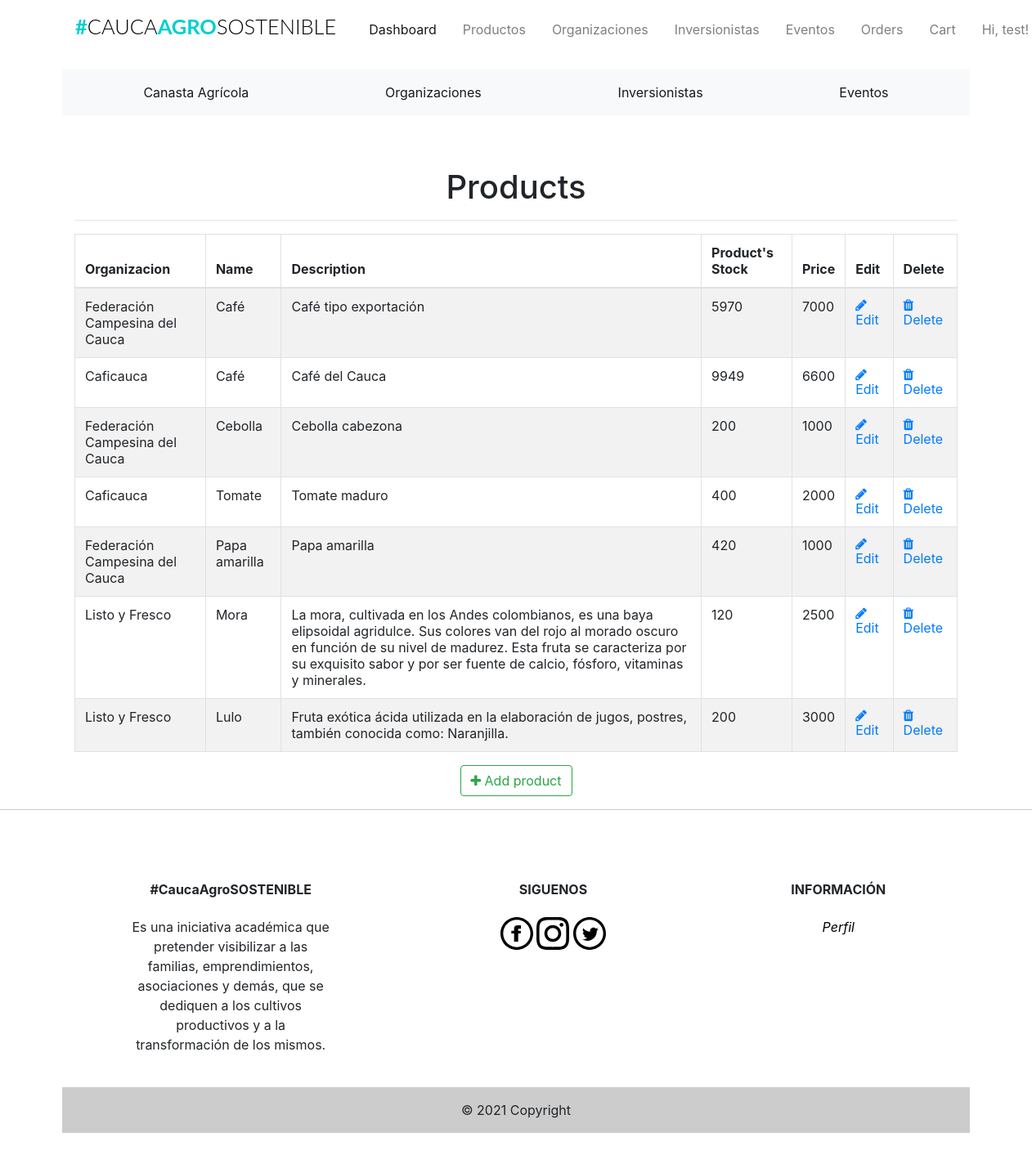
/admin/products (signed in), run on the app's committed database.
### app/models.py (models this page shows, shortened)
class Users(UserMixin, db.Model):
    __tablename__ = "users"
    id = db.Column(db.Integer, primary_key=True)
    firstname = db.Column(db.String(24), index=True)
    lastname = db.Column(db.String(24), index=True)
    email = db.Column(db.String(50), index=True, unique=True)
    password_hash = db.Column(db.String)
    phonenumber = db.Column(db.String(18), index=True, unique=True)
    is_admin = db.Column(db.Boolean, default=False)
    order = db.relationship('Orders', backref='user')
    kart = db.relationship('Kart', uselist=False, backref='user')
    shipping_info = db.relationship('Shipping', backref='user', lazy='dynamic')

class Products(db.Model):
    __tablename__ = 'products'
    id = db.Column(db.Integer, primary_key=True)
    product_name = db.Column(db.String(100), index=True)
    product_price = db.Column(db.Integer, index=True)
    product_image = db.Column(db.String(120))
    product_description = db.Column(db.String(200))
    product_stock = db.Column(db.Integer)
    promotion_value = db.Column(db.Integer, index=True)
    organizacion_id = db.Column(db.Integer, db.ForeignKey('organizaciones.id'))

class Organizaciones(db.Model):
    __tablename__ = 'organizaciones'
    id = db.Column(db.Integer, primary_key=True)
    organizacion_name = db.Column(db.String(20), index=True)
    organizacion_image = db.Column(db.String(120))
    organizacion_location = db.Column(db.String(120))
    organizacion_phone = db.Column(db.String(15))
    product = db.relationship('Products', backref='organizacion')

### app/admin/routes.py (the view)
@admin.route('/products', methods=['GET'])
@login_required
def list_products():
    check_admin()
    '''
	list all products
	'''
    products = Products.query.all()
    return render_template('admin/products/products.html', title='Products', products=products)

### app/admin/routes.py (called while the page is built)
def check_admin():
    if not current_user.is_admin:
        abort(403)

### app/models.py (called while the page is built)
@login_manager.user_loader
def load_user(id):
    return Users.query.get(int(id))

### app/templates/admin/products/products.html (shortened to what this page needs)
{% extends "base.html" %}
{% block head %}
<head>
    <link href="//maxcdn.bootstrapcdn.com/font-awesome/4.1.0/css/font-awesome.min.css" rel="stylesheet">
</head>
{% endblock head %}
{% block body %}
<div class="container">
  <div class="outer">
    <div class="middle">
      <div class="inner">
        <br/>
        <br/>
        <h1 style="text-align:center;">Products</h1>
        {% if products %}
          <hr class="intro-divider">
            <table class="table table-striped table-bordered">
              <thead>
                <tr>
                  <th> Organizacion</th>
                  <th> Name</th>
                  <th> Description </th>
                  <th> Product's Stock </th>
                  <th> Price </th>
                  <th> Edit </th>
                  <th> Delete </th>
                </tr>
              </thead>
              <tbody>
              {% for product in products %}
                <tr>
                  <td>{{ product.organizacion.organizacion_name}} </td>
                  <td> {{ product.product_name }} </td>
                  <td> {{ product.product_description }} </td>
                  <td> {{ product.product_stock }} </td>
                  <td> {{ product.product_price }} </td>
                  <td>
                    <a href="{{ url_for('admin.edit_product', id=product.id) }}">
                      <i class="fa fa-pencil"></i> Edit
                    </a>
                  </td>
                  <td>
                    <a href="{{ url_for('admin.delete_product', id=product.id) }}">
                      <i class="fa fa-trash" aria-hidden="true"></i> Delete
                    </a>
                  </td>
                </tr>
              {% endfor %}
              </tbody>
            </table>
          </div>
          <div style="text-align: center">
        {% else %}
          <div style="text-align: center">
            <h3> No Products have been added. </h3>
            <hr class="intro-divider">
        {% endif %}
          <a href="{{ url_for('admin.add_product') }}" class="btn btn-outline-success">
            <i class="fa fa-plus"></i>
            Add product
          </a>
        </div>
      </div>
    </div>
  </div>
{% endblock %}

### app/templates/navbar.html (shortened to what this page needs)
{% block navbar %}
<div class="container mt-1 mb-3">
  <nav class="navbar navbar-expand-lg navbar-light">
    <h1 class="brand_name">
      <a class="navbar-brand" href="{{ url_for('home.homepage') }}">#<span>CAUCA</span>AGRO<span>SOSTENIBLE</span></a>
    </h1>
    <div class="collapse navbar-collapse" id="navbarNav">
      <ul class="navbar-nav ml-auto mr-auto mt-2 mt-lg-0">
        {% if current_user.is_authenticated %}
        {% if current_user.is_admin %}
        <li class="nav-item ml-3">
          <a class="nav-link active" href="{{ url_for('home.admin_dashboard') }}">Dashboard</a>
        </li>
        <li class="nav-item ml-3">
          <a class="nav-link" href="{{ url_for('admin.list_products') }}">Productos</a>
        </li>
        <li class="nav-item ml-3">
          <a class="nav-link" href="{{ url_for('admin.list_organizaciones') }}">Organizaciones</a>
        </li>
        <li class="nav-item ml-3">
          <a class="nav-link" href="{{ url_for('admin.list_inversionistas') }}">Inversionistas</a>
        </li>
        <li class="nav-item ml-3">
          <a class="nav-link" href="{{ url_for('admin.list_eventos') }}">Eventos</a>
        </li>
        <li class="nav-item ml-3">
          <a class="nav-link" href="{{ url_for('admin.list_orders') }}">Orders</a>
        </li>
        <li class="nav-item ml-3">
          <a class="nav-link" href="{{ url_for('users.cart') }}">Cart</a>
        </li>
        {% else %}
        <li class="nav-item ml-3">
          <a class="nav-link" href="{{ url_for('users.cart') }}">Cart<span class="badge badge-light">{{ count
              }}</span></a>
        </li>
        {% endif %}
        <li class="nav-item dropdown ml-3">
          <a class="nav-link dropdown-toggle" data-toggle="dropdown" href="#" role="button" aria-haspopup="true"
            aria-expanded="false">
            Hi, {{ current_user.firstname }}!
          </a>
        </li>
        {% endif %}
      </ul>
    </div>
  </nav>
</div>
{% endblock %}

### app/static/css/st.css (style rules this page uses)
.brand_name .navbar-brand { font-size:1.59rem; text-transform: uppercase; font-family: 'Lato', sans-serif; font-weight: 700; color: #333; }
.brand_name >.navbar-brand { color:#01CFCF; text-decoration: none; }
.brand_name >.navbar-brand span { color: #000; font-weight: 300; }
.navbar-nav { width: 100%; align-items: flex-start; }

### data on the page
Users: firstname "test"
Products: organizacion.organizacion_name "Federación Campesina del Cauca", product_name "Café", product_description "Café tipo exportación", product_stock "5970", product_price "7000"
Products: organizacion.organizacion_name "Caficauca", product_name "Café", product_description "Café del Cauca", product_stock "9949", product_price "6600"
Products: organizacion.organizacion_name "Federación Campesina del Cauca", product_name "Cebolla", product_description "Cebolla cabezona", product_stock "200", product_price "1000"
Products: organizacion.organizacion_name "Caficauca", product_name "Tomate", product_description "Tomate maduro", product_stock "400", product_price "2000"
Products: organizacion.organizacion_name "Federación Campesina del Cauca", product_name "Papa amarilla", product_description "Papa amarilla", product_stock "420", product_price "1000"
Products: organizacion.organizacion_name "Listo y Fresco", product_name "Mora", product_description "La mora, cultivada en los Andes colombianos, es una baya elipsoidal agridulce. Sus colores van del rojo al morado oscuro en función de su nivel de madurez. Esta fruta se caracteriza por su exquisito sabor y por ser fuente de calcio, fósforo, vitaminas y minerales.", product_stock "120", product_price "2500"
Products: organizacion.organizacion_name "Listo y Fresco", product_name "Lulo", product_description "Fruta exótica ácida utilizada en la elaboración de jugos, postres, también conocida como: Naranjilla.", product_stock "200", product_price "3000"
